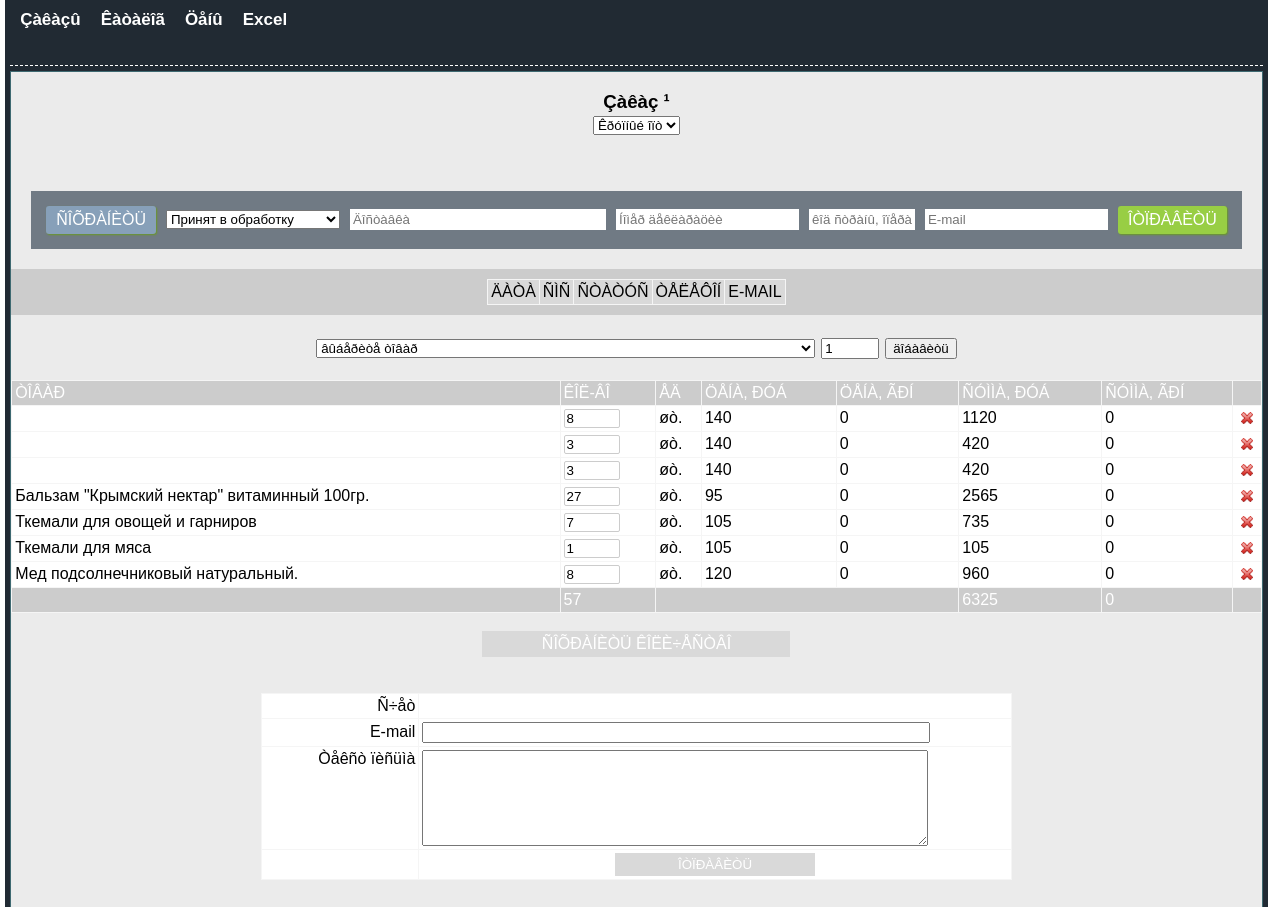
Page /admin/order_tov.php (signed in) on the committed database.
### tables this page shows
CREATE TABLE `orders_tov` (
  `id` int(8) UNSIGNED NOT NULL,
  `id_ord` int(8) NOT NULL DEFAULT '0',
  `id_tov` int(8) NOT NULL DEFAULT '0',
  `amount` smallint(6) NOT NULL DEFAULT '0',
  `cost_ru` float NOT NULL DEFAULT '0',
  `cost_grn` float NOT NULL DEFAULT '0'
);

CREATE TABLE `Tovari` (
  `id` int(3) NOT NULL,
  `idCat` int(2) NOT NULL DEFAULT '0',
  `title` varchar(255) NOT NULL DEFAULT '',
  `description` text NOT NULL,
  `text` text NOT NULL,
  `massa` varchar(255) NOT NULL DEFAULT '',
  `img` varchar(255) NOT NULL DEFAULT '',
  `priceOpt` varchar(255) NOT NULL DEFAULT '',
  `priceMelk` varchar(255) NOT NULL DEFAULT '',
  `cost_melk_ru` varchar(10) NOT NULL DEFAULT '',
  `priceRoznica` varchar(255) NOT NULL DEFAULT '',
  `cost_roz_ru` float NOT NULL DEFAULT '0',
  `cost_opt_ru` float NOT NULL DEFAULT '0',
  `large_cost_ru` float NOT NULL,
  `large_cost_ua` float NOT NULL,
  `meta_d` varchar(255) NOT NULL DEFAULT '',
  `meta_k` varchar(255) NOT NULL DEFAULT '',
  `Sostav` text NOT NULL,
  `Naznachenie` text NOT NULL,
  `link_product` varchar(255) NOT NULL DEFAULT '',
  `ord1` int(4) NOT NULL DEFAULT '0',
  `not_exist` tinyint(1) NOT NULL
);

### admin/order_tov.php (the view, shortened to what this page needs)
<?php  include ("login/lock.php");
function sms_outbox($ord){
	$q = mysql_query(" Select * From `ord_status`  ");
	while($r = mysql_fetch_array($q)){
		$st_arr[$r['id']] = $r['name'];
	}
	$q = mysql_query(" Select * From `sms_outbox` where `id_ord` = '$ord' order by `id` desc ");
	return ('
		<table align="center" cellpadding="3" cellspacing="0" border="0">
			<tr id="sms-trH">
				<td>Äàòà</td>
				<td>ÑÌÑ</td>
				<td>Ñòàòóñ</td>
				<td>Òåëåôîí</td>
				<td>E-mail</td>
			</tr>
			'.$res.'
		</table>
		');
}
$id_ord = $_GET['id'];
$type_arr[1] = 'ðîçíèöà';
$type_arr[2] = 'ìåëêèé îïò';
$type_arr[3] = 'îïò';
$type_arr[4] = 'êðóïíûé îïò';
$type_arr[5] = 'ôðàí÷àéçèíã';
$queryOrd = mysql_query(" Select * From `orders` as `o` where `id` = '$id_ord' limit 1");
$rowOrd = mysql_fetch_array($queryOrd);
if($rowOrd['country'] == 'ru'){
	$country = 'ÐÓÁËÈ';
}else if($rowOrd['country'] == 'ua'){
	$country = 'ÃÐÈÂÍÛ';
}else{
	$country = '';
}
$dop = $rowOrd['dop'];
$type = $rowOrd['type'];
$name = $rowOrd['name'];
$email = $rowOrd['email'];
$city = $rowOrd['city'];
$phone = $rowOrd['phone'];
$delivery = $rowOrd['delivery'];
$sel_type[$type] = ' selected="selected" ';
$select = '
			<select id="sel-type">
				<option '.$sel_type[4].' value="4">Êðóïíûé îïò</option>
				<option '.$sel_type[3].' value="3">Îïò</option>
				<option '.$sel_type[2].' value="2">Ìåëêèé îïò</option>
				<option '.$sel_type[1].' value="1">Ðîçíèöà</option>
			</select>
			';
$info = '<b>'.$country.'</b> '.$select.' '. $type_arr[$type].'  '.$name.' '.$phone.' '.$email.' '.$city.' '.$delivery.' <br>'.$dop.'<br><br>';
?>
<!DOCTYPE html PUBLIC "-//W3C//DTD XHTML 1.0 Transitional//EN" "http://www.w3.org/TR/xhtml1/DTD/xhtml1-transitional.dtd">
<html xmlns="http://www.w3.org/1999/xhtml">
<head>
<link href="css/style.css" rel="stylesheet" type="text/css" />
</head>
<body>
<table id="mainTab" align="center" width="1200" border="0" cellspacing="5" cellpadding="0">
  <tr>
    <?php include('blocks/head.php'); ?>
  </tr>
  <tr>
    <td valign="top" height="500" class="td2">
    	<h3 align="center">Çàêàç ¹ <?=$id_ord?></h3>
        <div align="center"><?=$info?></div>
        <?
            $q = mysql_query(" Select * From `ord_status` order by `ord` ");
            while($r = mysql_fetch_array($q)){
                    if($r['id'] == $rowOrd['status']){
                            $sel_status = ' selected="selected" ';
                    }else{
                            $sel_status = '';
                    }
                    $sel .= '<option '.$sel_status.' value="'.$r['id'].'">'.$r['name'].'</option>';
            }
        ?>
        <div id="status-div">
        	<table cellpadding="5" cellspacing="0" border="0">
            	<tr>
                	<td><div style="background-color:#87a0b9;" data-ord="<?=$id_ord?>" class="st-btn" id="status-save">Ñîõðàíèòü</div></td>
                	<td><select id="ord-status"><?=$sel?></select></td>
                	<td><input id="st-delivery" type="text" value="<?=($rowOrd['sms_deliv'])?>" placeholder="Äîñòàâêà" /></td>
                    <td><input id="st-delivery_n" type="text" value="<?=$rowOrd['sms_deliv_n']?>" placeholder="Íîìåð äåêëàðàöèè" /></td>
                    <td><input placeholder="êîä ñòðàíû, îïåðàòîðà, òåë" id="st-phone" type="text" value="<?=$phone?>" placeholder="Òåëåôîí" /></td>
                    <td><input id="st-email" type="text" value="<?=$email?>" placeholder="E-mail" /></td>
                    <td><div class="st-btn" data-ord="<?=$id_ord?>" id="status-send">Îòïðàâèòü</div></td>
                </tr>
            </table>
        </div>
        <div id="sms-outbox">
        	<?
				$outbox = sms_outbox($id_ord);
				echo $outbox;
			?>
        </div>
        <table align="center" cellpadding="3" cellspacing="0" border="0">
        	<tr>
            	<td>
                	<select id="add-tov">
                    	<option value="0">âûáåðèòå òîâàð</option>
                    </select>
                </td>
                <td><input id="add-amount" style="width:50px" type="number" value="1" min="0"></td>
                <td><input id="add-btn" type="button" value="äîáàâèòü" /></td>
            </tr>
        </table>
        <br />
    	<table  bgcolor='#fff' class="prTab" width="100%" cellpadding="3" cellspacing="0" border="0">
        	<tr class="trH">
            	<td>Òîâàð</td>
                <td>Êîë-âî</td>
                <td>Åä</td>
                <td>Öåíà, ðóá</td>
              	<td>Öåíà, ãðí</td>
                <td>Ñóììà, ðóá</td>
                <td>Ñóììà, ãðí</td>
                <td></td>
            </tr>
            <?
				$query = mysql_query(" Select `o`.*, `t`.`title` as `name` From `orders_tov` as `o`
										left join `Tovari` as `t` on `o`.`id_tov` = `t`.`id`
										where `o`.`id_ord` = '$id_ord'
										order by  `t`.`idCat`, `t`.`ord1`  ") or die(mysql_error());
				while($row = mysql_fetch_array($query)){
					$amount = $row['amount'];
					$cost_ru = $row['cost_ru'];
					$cost_grn = $row['cost_grn'];
					$sum_ru = $cost_ru*$amount;
					$sum_grn = $cost_grn*$amount;
					$sum_sum_grn += $sum_grn;
					$sum_sum_ru += $sum_ru;
					$amounts +=$amount;
					echo('
						<tr data-id="'.$row['id'].'" class="tr">
							<td>'.$row['name'].'</td>
							<td><input class="amount-tov" data-id="'.$row['id'].'" style="width:50px" type="number" value="'.$amount.'" min="0"></td>
							<td>øò.</td>
							<td>'.$cost_ru.'</td>
							<td>'.$cost_grn.'</td>
							<td>'.$sum_ru.'</td>
							<td>'.$sum_grn.'</td>
							<td align="center">
								<a class="del" href="order_tov.php?id='.$id_ord.'&del='.$row['id'].'"><img src="/img/del.png" height="12" /></a>
							</td>
						</tr>
						');
				}
				echo('
						<tr class="trH">
							<td></td>
							<td>'.$amounts.'</td>
							<td colspan="3"></td>
							<td>'.$sum_sum_ru.'</td>
							<td>'.$sum_sum_grn.'</td>
							<td></td>
						</tr>
						');
			?>
        </table>
        <br />
        <div id="order-save">ñîõðàíèòü êîëè÷åñòâî</div>
    	<br /><br />
        <form action="act_email.php" method="post">
            <table class="table2" align="center" width="60%" cellpadding="3" cellspacing="0" border="0">
            	<tr>
                    <td width="150" align="right">Ñ÷åò</td>
                    <td>
                    </td>
                </tr>
                <tr>
                    <td width="100" align="right">E-mail</td>
                    <td><input type="text" name="email" value="<?=$rowOrd['email']?>" /></td>
                </tr>
                <tr>
                    <td valign="top" align="right">Òåêñò ïèñüìà</td>
                    <td><textarea name="message" rows="6"></textarea></td>
                </tr>
                <tr>
                    <td></td>
                    <td align="center"><input id="submit" type="submit" value="îòïðàâèòü" /></td>
                </tr>
            </table>
        </form>
        <br /><br />
    </td>
  </tr>
</table>
</body>
</html>

### admin/css/style.css (style rules this page uses)
body { margin:0px; }
#mainTab { background-color:#212a33; }
.td2 { border:1px solid #3E6971; background-color:#EBEBEB; }

### admin/order_tov.php (style rules this page uses)
body { font-family:Verdana, Geneva, sans-serif; }
.prTab { border-collapse:collapse; }
.prTab td { border:1px solid #f5f5f5; }
a { text-decoration:none; color:#333; }
.tr input { width:50px; border:1px solid #ccc; border-radius:2px; }
.trH { background:#ccc; color:#fff; text-transform:uppercase; }
.table2 { background:#fff; border-collapse:collapse; }
.table2 td { border:1px solid #f5f5f5; }
.table2 textarea, .table2 input { width:500px; }
#submit, #order-save { background:#d9d9d9; width:200px; padding:4px; text-align:center; text-transform:uppercase; cursor:pointer; border:none; color:#fff; }
#order-save { width:300px; margin:0 auto; }
h3 { margin-bottom:3px; }
#status-div { background:#707a84; padding:10px; margin:20px; }
#status-div input { border:0px; padding:3px; }
.st-btn { background:#98ce44; text-transform:uppercase; color:#fff; padding:5px 10px; cursor:pointer; border-radius:3px; box-shadow:1px 1px 2px #6B9827; }
#st-delivery { width:250px; }
#st-phone { width:100px; }
#sms-outbox { margin-bottom:20px; background:#CCC; padding:10px 0px; }
#sms-outbox table { border-collapse:collapse; }
#sms-outbox table td { border:1px solid #f5f5f5; }
#sms-trH { text-transform:uppercase; color:#000; background:#d9d9d9; }

### rows in the picture
orders_tov: amount "8", cost_ru "140", cost_grn "0", sum_ru "1120"
orders_tov: amount "3", cost_ru "140", cost_grn "0", sum_ru "420"
orders_tov: amount "3", cost_ru "140", cost_grn "0", sum_ru "420"
orders_tov: tovari.title "Бальзам \"Крымский нектар\" витаминный 100гр.", amount "27", cost_ru "95", cost_grn "0", sum_ru "2565"
orders_tov: tovari.title "Ткемали для овощей и гарниров", amount "7", cost_ru "105", cost_grn "0", sum_ru "735"
orders_tov: tovari.title "Ткемали для мяса", amount "1", cost_ru "105", cost_grn "0"
orders_tov: tovari.title "Мед подсолнечниковый натуральный.", amount "8", cost_ru "120", cost_grn "0", sum_ru "960"

### other values in the picture
$amounts "57"
$sum_sum_ru "6325"
$sum_sum_grn "0"
form field value "Принят в обработку"
